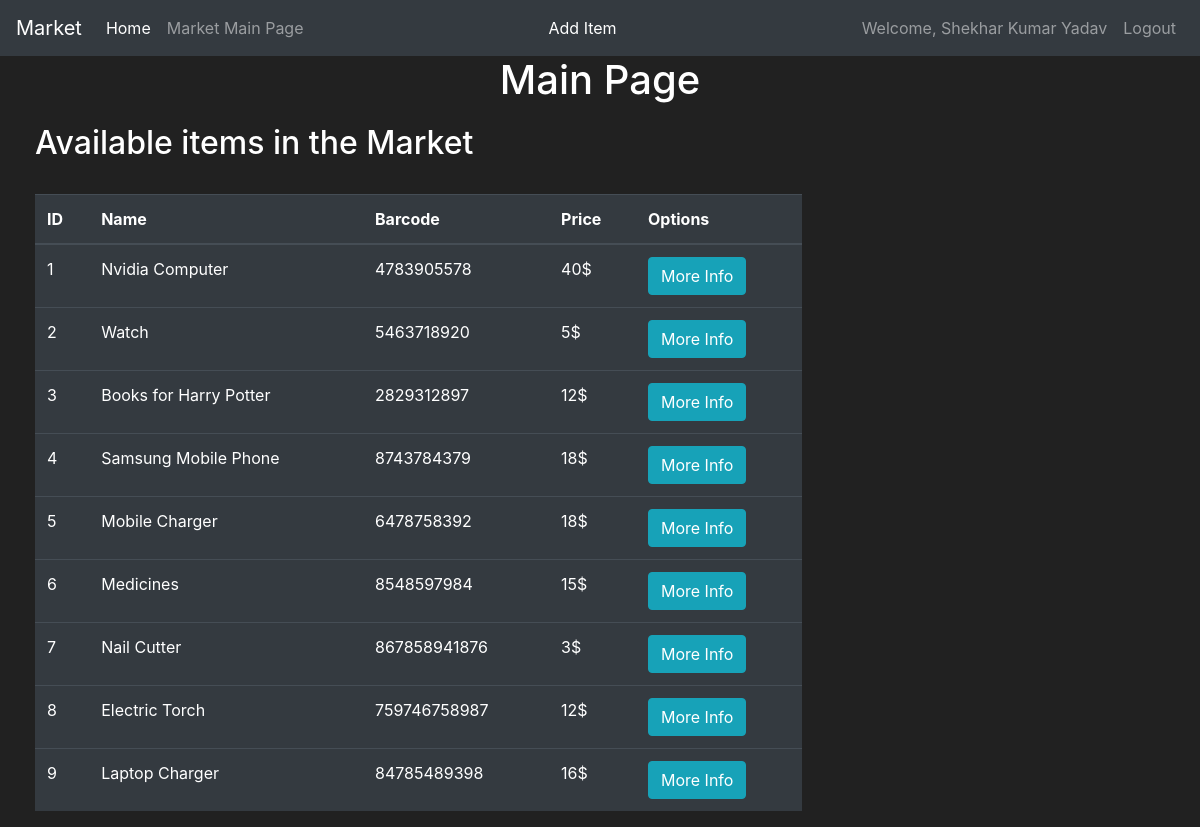
The app's page /market (signed in) with its own data.
### market/models.py (models this page shows, shortened)
class User(db.Model, UserMixin):
    id=db.Column(db.Integer(), primary_key=True)
    username=db.Column(db.String(length=30), nullable=False, unique=True)
    email_address=db.Column(db.String(length=50),nullable=False,unique=True)
    password_hash=db.Column(db.String(length=60),nullable=False)
    budget=db.Column(db.Integer(),nullable=False, default=1000)
    is_admin = db.Column(db.Boolean(), nullable=False, server_default='0')
    items=db.relationship('Item',backref='owned_user',lazy=True)
    @property
    def password(self):
        return self.password

class Item(db.Model):
    id=db.Column(db.Integer(), primary_key=True)
    name=db.Column(db.String(length=30), nullable=False, unique=True)
    price= db.Column(db.Integer(), nullable=False )
    barcode=db.Column(db.String(length=12), nullable=False,unique=True)
    description=db.Column(db.String(length=1024), nullable=False, unique=True)
    owner=db.Column(db.Integer(),db.ForeignKey('user.id'))

### market/routes.py (the view, shortened to what this page needs)
@app.route('/market',methods=['GET','POST'])
@login_required
def market_page():
    purchase_form = PurchaseItemForm()
    selling_form = SellItemForm()
    if request.method=="GET":
        items = Item.query.filter_by(owner=None)
        owned_items = Item.query.filter_by(owner=current_user.id)
        return render_template('market.html', items=items, purchase_form=purchase_form,owned_items=owned_items, selling_form=selling_form)

### market/models.py (called while the page is built)
@login_manager.user_loader
def load_user(user_id):
    return User.query.get(int(user_id))

### market/templates/market.html (shortened to what this page needs)
{% extends 'base.html' %}
{% block title %}
<h1 style="text-align: center;">Main Page</h1>
{% endblock %}
{% block content %}
<div class="row" style="margin-top:20px; margin-left:20px">
   <div class="col-8">
       <h2>Available items in the Market</h2>
       <br>
      <table class="table table-hover table-dark">
         <thead>
            <tr>
               <th scope="col">ID</th>
               <th scope="col">Name</th>
               <th scope="col">Barcode</th>
               <th scope="col">Price</th>
               <th scope="col">Options</th>
            </tr>
         </thead>
         <tbody>
            {% for item in items %}
            <tr>
               <td>{{ item.id }}</td>
               <td>{{ item.name }}</td>
               <td>{{ item.barcode }}</td>
               <td>{{ item.price }}$</td>
               <td>
                  <button class="btn btn-outline btn-info" data-toggle="modal" data-target="#Modal-MoreInfo-{{ item.id }}">More Info</button>
               </td>
            </tr>
            {% endfor %}
         </tbody>
      </table>
   </div>
</div>
{% endblock %}

### market/templates/base.html (shortened to what this page needs)
<!doctype html>
<html lang="en">
   <head>
      <link rel="stylesheet" href="https://cdn.jsdelivr.net/npm/bootstrap@4.5.3/dist/css/bootstrap.min.css">
  </head>
  <body>
    <nav class="navbar navbar-expand-md navbar-dark bg-dark">
      <a class="navbar-brand" href="#">Market</a>
      <div class="collapse navbar-collapse" id="navbarNav">
        <ul class="navbar-nav mr-auto">
            <li class="nav-item active">
                <a class="nav-link" href="{{ url_for('home_page') }}">Home <span class="sr-only">(current)</span></a>
            </li>
            <li class="nav-item">
                <a class="nav-link" href="{{ url_for('market_page') }}">Market Main Page</a>
            </li>
        </ul>
        {% if current_user.is_admin %}
        <ul class="navbar-nav mr-auto">
          <li class="nav-item active">
              <a class="nav-link" href="{{ url_for('addbook') }}">Add Item</a>
          </li>
        </ul>
        {% endif %}
        {% if current_user.is_authenticated %}
            <ul class="navbar-nav">
                <li class="nav-item">
                    <a class="nav-link">Welcome, {{ current_user.username }}</a>
                </li>
                <li class="nav-item">
                    <a class="nav-link" href="{{ url_for('logout_page') }}">Logout</a>
                </li>
            </ul>
            {% endif %}
      </div>
    </nav>
    {% block title %}
    {% endblock %}
      {% block content %}
      {% endblock %}
  </body>
</html>

### market/templates/base.html (style rules this page uses)
body { background-color: #212121; color: white }

### records on screen
User: username "Shekhar Kumar Yadav"
Item: id "1", name "Nvidia Computer", barcode "4783905578", price "40"
Item: id "2", name "Watch", barcode "5463718920", price "5"
Item: id "3", name "Books for Harry Potter", barcode "2829312897", price "12"
Item: id "4", name "Samsung Mobile Phone", barcode "8743784379", price "18"
Item: id "5", name "Mobile Charger", barcode "6478758392", price "18"
Item: id "6", name "Medicines", barcode "8548597984", price "15"
Item: id "7", name "Nail Cutter", barcode "867858941876", price "3"
Item: id "8", name "Electric Torch", barcode "759746758987", price "12"
Item: id "9", name "Laptop Charger", barcode "84785489398", price "16"
